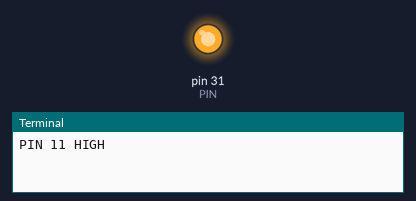
Recording of a program running on a simulated Jetson Nano (header pin numbers). Parts: output pins drawn as LEDs (lit = HIGH), the last lines printed to the terminal.

Above: at 2.5 s.
At 7.5 s:
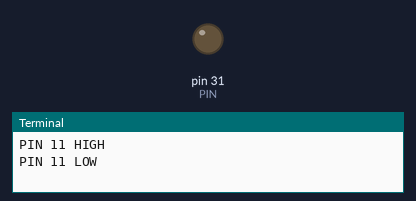
Timing chart, 0 to 13.0 s (numbered marks = the images above):
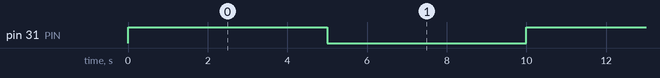

The program:

blinking.py
```python
import Jetson.GPIO as GPIO
import time

# PIN = 7  # G4 on Pi Wedge
PIN = 31  # G4 on Pi Wedge
GPIO.setmode(GPIO.BOARD)
GPIO.setup(PIN, GPIO.OUT, initial=GPIO.LOW)

try:
    while True:
        GPIO.output(PIN, GPIO.HIGH)
        print("PIN 11 HIGH")
        time.sleep(5)
        GPIO.output(PIN, GPIO.LOW)
        print("PIN 11 LOW")
        time.sleep(5)
finally:
    GPIO.cleanup()
```

Measured:
- by itself, pin 31 (PIN): alternates HIGH for 5.0 s and LOW for 5.0 s
